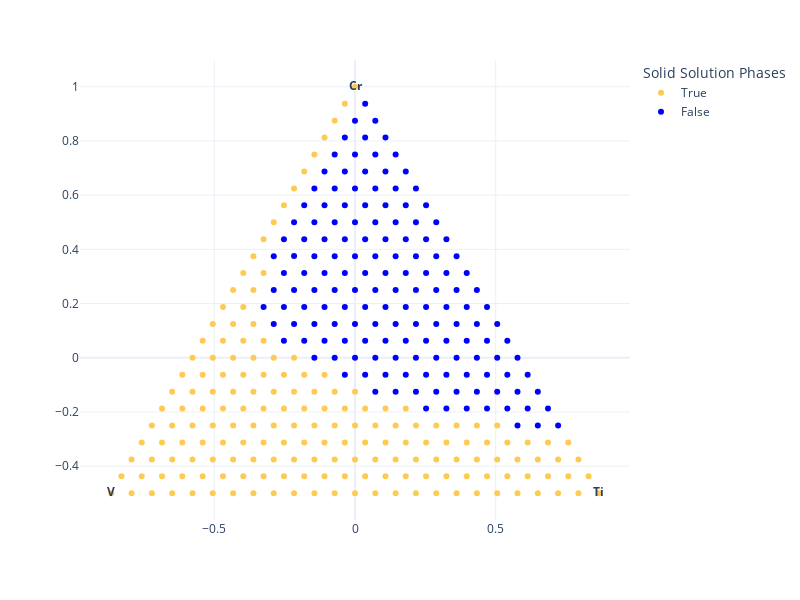

Notebook code cell kept with this figure:
### Code cell
pureComponentIndices = nimplex.pure_component_indexes_py(3, slen)
labels = ['']*len(gridAtt_projected_df)
for comp, idx in zip(comp2, pureComponentIndices):
    labels[idx] = "<b>"+comp+"</b>"
fig = px.scatter(gridAtt_projected_df, x='x', y='y', color=gridFeasible3, text=labels, 
              template='plotly_white', width=800, height=600, color_discrete_map=color_map,
              hover_name=list(range(len(gridAtt_projected_df))), 
              labels={'color':'Solid Solution Phases', 'x':'', 'y':''})
fig.show()

### Figure 1 — Plotly figure (JSON) as saved in the notebook; plotly's stock layout.template omitted (floating-point values rounded to 4 significant figures; data arrays with more than 128 entries replaced by an {"elided": "..."} marker saying what was removed)
{"data": [{"hovertemplate": "<b>%{hovertext}</b><br><br>Solid Solution Phases=True<br>=%{y}<br>text=%{text}<extra></extra>", "hovertext": {"elided": "173 int values"}, "legendgroup": "True", "marker": {"color": "#FECB52", "symbol": "circle"}, "mode": "markers+text", "name": "True", "orientation": "v", "showlegend": true, "text": {"elided": "173 str values"}, "type": "scatter", "x": {"elided": "173 float values"}, "xaxis": "x", "y": {"elided": "173 float values"}, "yaxis": "y"}, {"hovertemplate": "<b>%{hovertext}</b><br><br>Solid Solution Phases=False<br>=%{y}<br>text=%{text}<extra></extra>", "hovertext": {"elided": "152 int values"}, "legendgroup": "False", "marker": {"color": "blue", "symbol": "circle"}, "mode": "markers+text", "name": "False", "orientation": "v", "showlegend": true, "text": {"elided": "152 str values"}, "type": "scatter", "x": {"elided": "152 float values"}, "xaxis": "x", "y": {"elided": "152 float values"}, "yaxis": "y"}], "layout": {"height": 600, "legend": {"title": {"text": "Solid Solution Phases"}, "tracegroupgap": 0}, "margin": {"t": 60}, "width": 800, "xaxis": {"anchor": "y", "domain": [0, 1], "title": {"text": ""}}, "yaxis": {"anchor": "x", "domain": [0, 1], "title": {"text": ""}}}}
